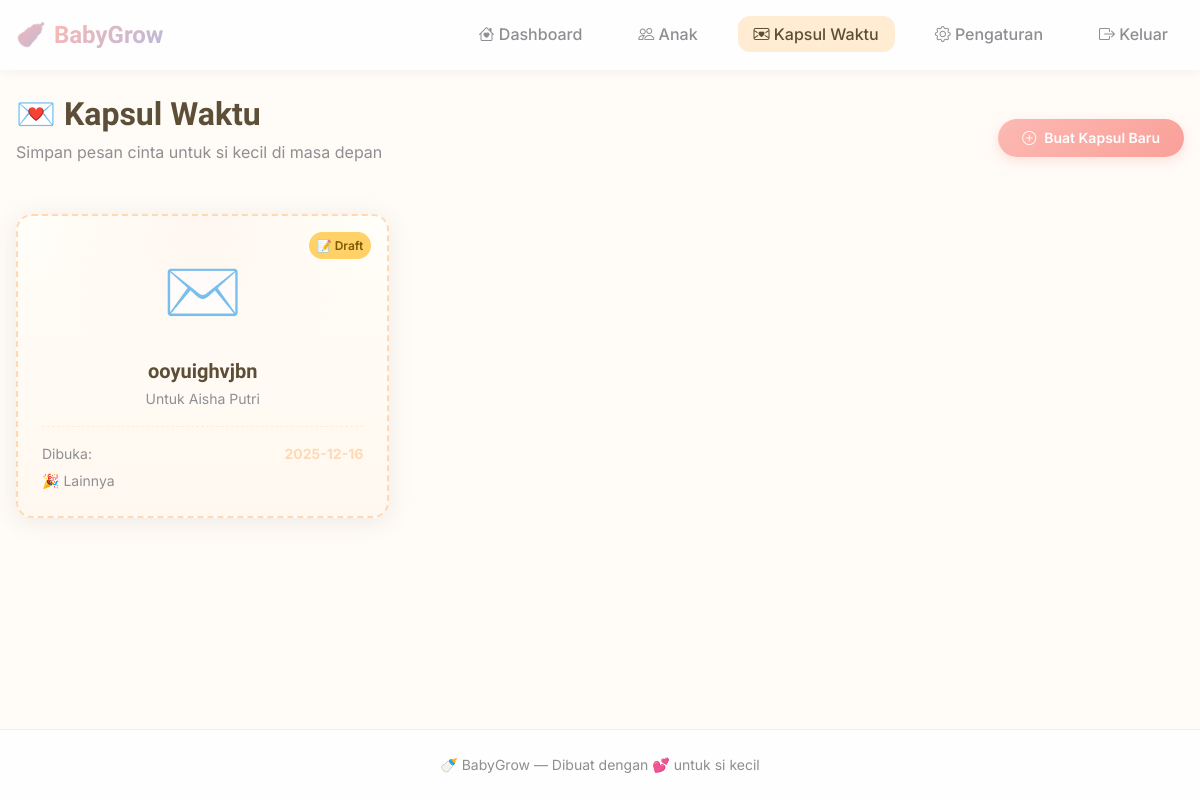
Before: /capsule (signed in) with the older database file.
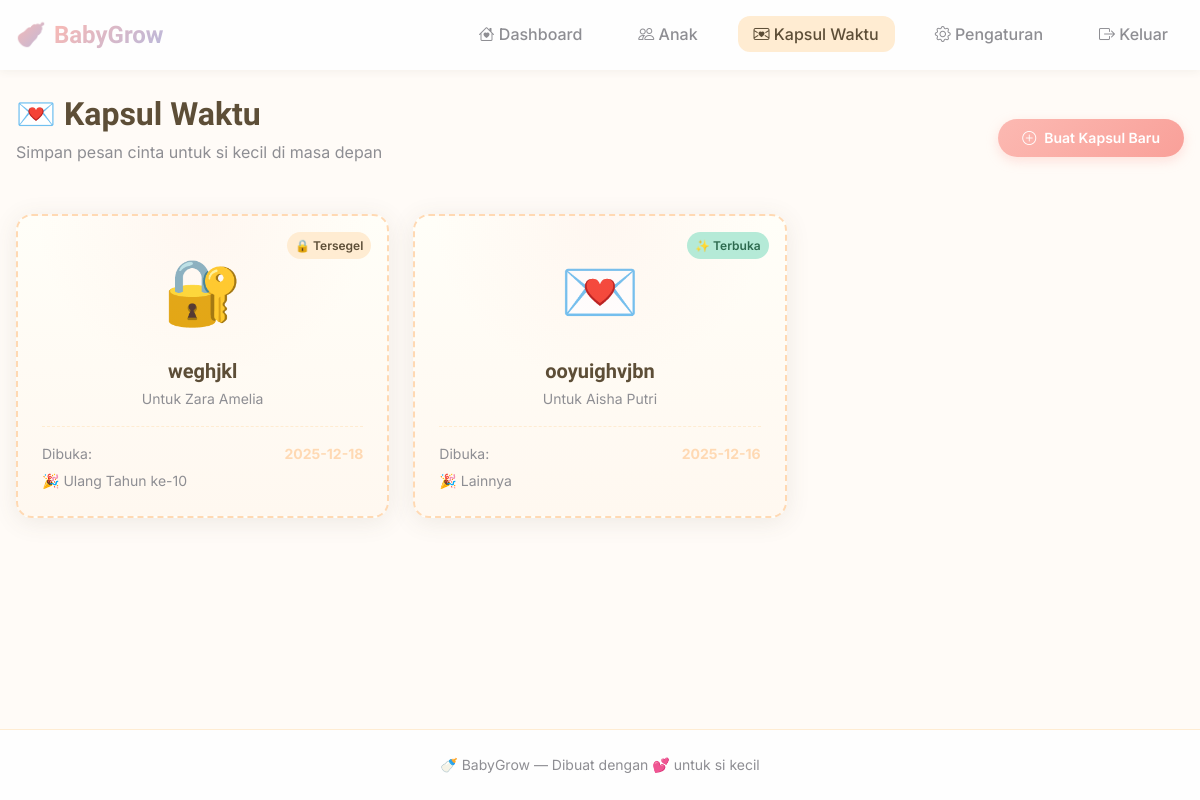
After: the same page with the newer database file.
### tables this page shows
CREATE TABLE time_capsules (
            id INTEGER PRIMARY KEY AUTOINCREMENT,
            child_id INTEGER NOT NULL,
            title TEXT NOT NULL,
            letter_content TEXT,
            unlock_date TEXT NOT NULL,
            unlock_occasion TEXT,
            is_sealed INTEGER DEFAULT 0,
            sealed_at TIMESTAMP,
            opened_at TIMESTAMP,
            created_at TIMESTAMP DEFAULT CURRENT_TIMESTAMP
        );

CREATE TABLE children (
            id INTEGER PRIMARY KEY AUTOINCREMENT,
            user_id INTEGER,
            name TEXT,
            dob TEXT,
            gender TEXT
        );

### app.py (the view)
@app.route('/capsule')
def capsule_list():
    db = get_db()
    user_id = session.get('user_id')
    if not user_id:
        return redirect(url_for('login'))
    cur = db.execute('''
        SELECT tc.*, c.name as child_name
        FROM time_capsules tc
        JOIN children c ON tc.child_id = c.id
        WHERE c.user_id = ?
        ORDER BY tc.created_at DESC
    ''', (user_id,))
    capsules = cur.fetchall()
    return render_template('capsule_list.html', capsules=capsules)

### db.py (called while the page is built)
def get_db():
    db = getattr(g, '_database', None)
    if db is None:
        if DB_TYPE == 'mysql':
            import mysql.connector
            host = os.environ.get('MYSQL_HOST', 'localhost')
            port = int(os.environ.get('MYSQL_PORT', '3306'))
            user = os.environ.get('MYSQL_USER', 'root')
            password = os.environ.get('MYSQL_PASSWORD', '')
            database = os.environ.get('MYSQL_DB', 'balita_db')
            conn = mysql.connector.connect(
                host=host,
                port=port,
                user=user,
                password=password,
                database=database
            )
            db = MySQLDBWrapper(conn)
        else:
            os.makedirs(DATABASE_DIR, exist_ok=True)
            conn = sqlite3.connect(DATABASE)
            conn.row_factory = sqlite3.Row
            db = conn
        g._database = db
    return db

def close_connection(exception):
    db = getattr(g, '_database', None)
    if db is not None:
        try:
            db.close()
        except Exception:
            pass

### templates/capsule_list.html (shortened to what this page needs)
{% extends 'base.html' %}
{% block content %}
<div class="container animate-fadeIn">
    <div class="flex justify-between items-center" style="margin-bottom: var(--space-xl);">
        <div>
            <h1 style="margin-bottom: var(--space-xs);">💌 Kapsul Waktu</h1>
            <p class="text-muted">Simpan pesan cinta untuk si kecil di masa depan</p>
        </div>
        <a href="{{ url_for('capsule_create') }}" class="btn btn-primary">
            <i class="bi bi-plus-circle"></i> Buat Kapsul Baru
        </a>
    </div>
    {% if capsules %}
    <div class="grid grid-3">
        {% for cap in capsules %}
        {% set cap_id = cap.id if cap.id else cap[0] %}
        {% set cap_title = cap.title if cap.title else cap[2] %}
        {% set cap_unlock = cap.unlock_date if cap.unlock_date else cap[4] %}
        {% set cap_occasion = cap.unlock_occasion if cap.unlock_occasion else cap[5] %}
        {% set cap_sealed = cap.is_sealed if cap.is_sealed else cap[6] %}
        {% set cap_opened = cap.opened_at if cap.opened_at else cap[8] %}
        {% set cap_child = cap.child_name if cap.child_name else cap[10] %}
        <a href="{{ url_for('capsule_view', capsule_id=cap_id) }}" class="card capsule-card stagger-item" style="text-decoration: none;">
            <div style="position: absolute; top: var(--space-md); right: var(--space-md);">
                {% if cap_opened %}
                    <span class="badge badge-success">✨ Terbuka</span>
                {% elif cap_sealed %}
                    <span class="badge badge-pending">🔒 Tersegel</span>
                {% else %}
                    <span class="badge badge-warning">📝 Draft</span>
                {% endif %}
            </div>
            <div class="capsule-icon" style="font-size: 4rem; text-align: center; margin-bottom: var(--space-md);">
                {% if cap_opened %}
                    💌
                {% elif cap_sealed %}
                    🔐
                {% else %}
                    ✉️
                {% endif %}
            </div>
            <h3 style="text-align: center; margin-bottom: var(--space-xs);">{{ cap_title }}</h3>
            <p class="text-sm text-muted text-center">Untuk {{ cap_child }}</p>
            <div style="margin-top: var(--space-md); padding-top: var(--space-md); border-top: 1px dashed var(--color-peach);">
                <div class="flex justify-between text-sm">
                    <span class="text-muted">Dibuka:</span>
                    <strong>{{ cap_unlock }}</strong>
                </div>
                {% if cap_occasion %}
                <div class="text-sm text-muted" style="margin-top: var(--space-xs);">
                    🎉 {{ cap_occasion }}
                </div>
                {% endif %}
            </div>
        </a>
        {% endfor %}
    </div>
    {% endif %}
</div>
{% endblock %}

Changed rows visible on the page:
added time_capsules: shows "🔒 Tersegel", title "weghjkl", unlock_date "2025-12-18", unlock_occasion "Ulang Tahun ke-10"
now on this page (row unchanged): children: name "Zara Amelia"
changed time_capsules "ooyuighvjbn": now shows "✨ Terbuka 💌"; no longer shows "📝 Draft ✉️"
